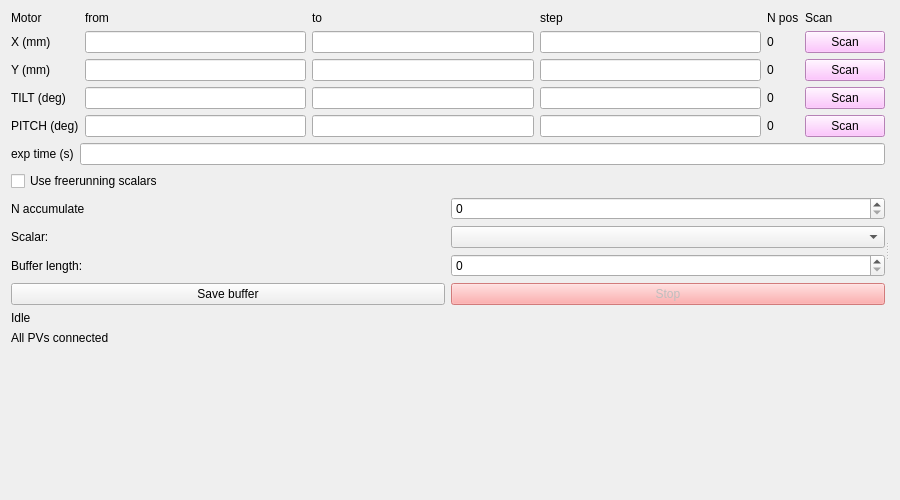
<?xml version="1.0" encoding="UTF-8"?>
<ui version="4.0">
 <class>scalarScanWindow</class>
 <widget class="QWidget" name="scalarScanWindow">
  <property name="geometry">
   <rect><x>0</x><y>0</y><width>900</width><height>500</height></rect>
  </property>
  <property name="windowTitle"><string>Scalar Scan</string></property>
  <layout class="QVBoxLayout" name="scalarscan_outer">
   <item>
    <widget class="QSplitter" name="scalarscan_splitter">
     <property name="orientation"><enum>Qt::Horizontal</enum></property>
     <widget class="QWidget" name="scalarscan_left">
      <layout class="QVBoxLayout" name="scalarscan_left_layout">
       <item>
        <layout class="QGridLayout" name="scalarscan_grid">
         <item row="0" column="0"><widget class="QLabel" name="scalarscan_hdr_0"><property name="text"><string>Motor</string></property></widget></item>
         <item row="0" column="1"><widget class="QLabel" name="scalarscan_hdr_1"><property name="text"><string>from</string></property></widget></item>
         <item row="0" column="2"><widget class="QLabel" name="scalarscan_hdr_2"><property name="text"><string>to</string></property></widget></item>
         <item row="0" column="3"><widget class="QLabel" name="scalarscan_hdr_3"><property name="text"><string>step</string></property></widget></item>
         <item row="0" column="4"><widget class="QLabel" name="scalarscan_hdr_4"><property name="text"><string>N pos</string></property></widget></item>
         <item row="0" column="5"><widget class="QLabel" name="scalarscan_hdr_5"><property name="text"><string>Scan</string></property></widget></item>

         <item row="1" column="0"><widget class="QLabel" name="scalarscan_lbl_axis_X"><property name="text"><string>X (mm)</string></property></widget></item>
         <item row="1" column="1"><widget class="QLineEdit" name="scalarscan_edit_from_X"/></item>
         <item row="1" column="2"><widget class="QLineEdit" name="scalarscan_edit_to_X"/></item>
         <item row="1" column="3"><widget class="QLineEdit" name="scalarscan_edit_step_X"/></item>
         <item row="1" column="4"><widget class="QLabel" name="scalarscan_lbl_npos_X"><property name="text"><string>0</string></property></widget></item>
         <item row="1" column="5"><widget class="QPushButton" name="scalarscan_btn_scan_X"><property name="styleSheet"><string notr="true">background-color: rgb(255, 180, 255);</string></property><property name="text"><string>Scan</string></property></widget></item>

         <item row="2" column="0"><widget class="QLabel" name="scalarscan_lbl_axis_Y"><property name="text"><string>Y (mm)</string></property></widget></item>
         <item row="2" column="1"><widget class="QLineEdit" name="scalarscan_edit_from_Y"/></item>
         <item row="2" column="2"><widget class="QLineEdit" name="scalarscan_edit_to_Y"/></item>
         <item row="2" column="3"><widget class="QLineEdit" name="scalarscan_edit_step_Y"/></item>
         <item row="2" column="4"><widget class="QLabel" name="scalarscan_lbl_npos_Y"><property name="text"><string>0</string></property></widget></item>
         <item row="2" column="5"><widget class="QPushButton" name="scalarscan_btn_scan_Y"><property name="styleSheet"><string notr="true">background-color: rgb(255, 180, 255);</string></property><property name="text"><string>Scan</string></property></widget></item>

         <item row="3" column="0"><widget class="QLabel" name="scalarscan_lbl_axis_TILT"><property name="text"><string>TILT (deg)</string></property></widget></item>
         <item row="3" column="1"><widget class="QLineEdit" name="scalarscan_edit_from_TILT"/></item>
         <item row="3" column="2"><widget class="QLineEdit" name="scalarscan_edit_to_TILT"/></item>
         <item row="3" column="3"><widget class="QLineEdit" name="scalarscan_edit_step_TILT"/></item>
         <item row="3" column="4"><widget class="QLabel" name="scalarscan_lbl_npos_TILT"><property name="text"><string>0</string></property></widget></item>
         <item row="3" column="5"><widget class="QPushButton" name="scalarscan_btn_scan_TILT"><property name="styleSheet"><string notr="true">background-color: rgb(255, 180, 255);</string></property><property name="text"><string>Scan</string></property></widget></item>

         <item row="4" column="0"><widget class="QLabel" name="scalarscan_lbl_axis_PITCH"><property name="text"><string>PITCH (deg)</string></property></widget></item>
         <item row="4" column="1"><widget class="QLineEdit" name="scalarscan_edit_from_PITCH"/></item>
         <item row="4" column="2"><widget class="QLineEdit" name="scalarscan_edit_to_PITCH"/></item>
         <item row="4" column="3"><widget class="QLineEdit" name="scalarscan_edit_step_PITCH"/></item>
         <item row="4" column="4"><widget class="QLabel" name="scalarscan_lbl_npos_PITCH"><property name="text"><string>0</string></property></widget></item>
         <item row="4" column="5"><widget class="QPushButton" name="scalarscan_btn_scan_PITCH"><property name="styleSheet"><string notr="true">background-color: rgb(255, 180, 255);</string></property><property name="text"><string>Scan</string></property></widget></item>
        </layout>
       </item>
       <item>
        <layout class="QHBoxLayout" name="scalarscan_exptime_row">
         <item><widget class="QLabel" name="scalarscan_lbl_exptime"><property name="text"><string>exp time (s)</string></property></widget></item>
         <item><widget class="QLineEdit" name="scalarscan_edit_exptime"/></item>
        </layout>
       </item>
       <item>
        <widget class="QCheckBox" name="scalarscan_chk_freerunning"><property name="text"><string>Use freerunning scalars</string></property></widget>
       </item>
       <item>
        <layout class="QHBoxLayout" name="scalarscan_naccum_row">
         <item><widget class="QLabel" name="scalarscan_lbl_naccum"><property name="text"><string>N accumulate</string></property></widget></item>
         <item><widget class="QSpinBox" name="scalarscan_spin_naccum"/></item>
        </layout>
       </item>
       <item>
        <layout class="QHBoxLayout" name="scalarscan_scalar_row">
         <item><widget class="QLabel" name="scalarscan_lbl_scalar"><property name="text"><string>Scalar:</string></property></widget></item>
         <item><widget class="QComboBox" name="scalarscan_combo_scalar"/></item>
        </layout>
       </item>
       <item>
        <layout class="QHBoxLayout" name="scalarscan_buflen_row">
         <item><widget class="QLabel" name="scalarscan_lbl_buflen"><property name="text"><string>Buffer length:</string></property></widget></item>
         <item><widget class="QSpinBox" name="scalarscan_spin_buflen"/></item>
        </layout>
       </item>
       <item>
        <layout class="QHBoxLayout" name="scalarscan_save_stop_row">
         <item><widget class="QPushButton" name="scalarscan_btn_save"><property name="text"><string>Save buffer</string></property></widget></item>
         <item><widget class="QPushButton" name="scalarscan_btn_stop"><property name="enabled"><bool>false</bool></property><property name="styleSheet"><string notr="true">background-color: rgb(255, 150, 150);</string></property><property name="text"><string>Stop</string></property></widget></item>
        </layout>
       </item>
       <item>
        <widget class="QLabel" name="scalarscan_lbl_status"><property name="text"><string>Idle</string></property></widget>
       </item>
       <item>
        <widget class="QLabel" name="scalarscan_lbl_pv_status">
         <property name="text"><string>All PVs connected</string></property>
         <property name="wordWrap"><bool>true</bool></property>
        </widget>
       </item>
       <item>
        <spacer name="scalarscan_left_spacer">
         <property name="orientation"><enum>Qt::Vertical</enum></property>
         <property name="sizeHint"><size><width>20</width><height>40</height></size></property>
        </spacer>
       </item>
      </layout>
     </widget>
     <widget class="QWidget" name="scalarscan_right">
      <layout class="QVBoxLayout" name="scalarscan_right_layout">
       <item><widget class="PlotWidget" name="scalarscan_plot_top"/></item>
       <item><widget class="PlotWidget" name="scalarscan_plot_bottom"/></item>
      </layout>
     </widget>
    </widget>
   </item>
  </layout>
 </widget>
 <customwidgets>
  <customwidget>
   <class>PlotWidget</class>
   <extends>QWidget</extends>
   <header>pyqtgraph</header>
  </customwidget>
 </customwidgets>
 <resources/>
 <connections/>
</ui>
